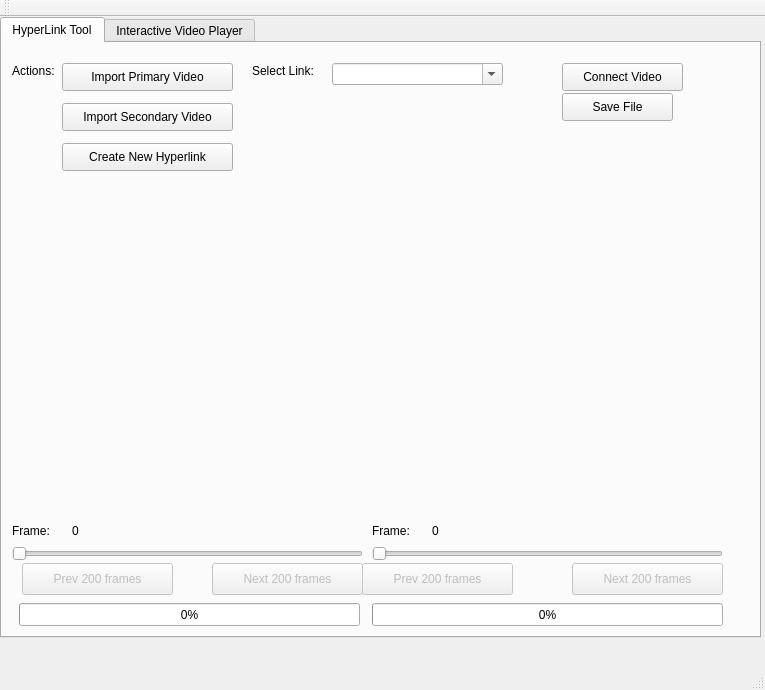
<?xml version="1.0" encoding="UTF-8"?>
<ui version="4.0">
 <class>MainWindow</class>
 <widget class="QMainWindow" name="MainWindow">
  <property name="geometry">
   <rect>
    <x>0</x>
    <y>0</y>
    <width>765</width>
    <height>690</height>
   </rect>
  </property>
  <property name="windowTitle">
   <string>MainWindow</string>
  </property>
  <widget class="QWidget" name="centralWidget">
   <widget class="QTabWidget" name="tabWidget">
    <property name="geometry">
     <rect>
      <x>0</x>
      <y>0</y>
      <width>761</width>
      <height>621</height>
     </rect>
    </property>
    <property name="currentIndex">
     <number>0</number>
    </property>
    <widget class="QWidget" name="tab">
     <attribute name="title">
      <string>HyperLink Tool</string>
     </attribute>
     <widget class="QPushButton" name="importPrimaryButton">
      <property name="geometry">
       <rect>
        <x>60</x>
        <y>20</y>
        <width>171</width>
        <height>28</height>
       </rect>
      </property>
      <property name="text">
       <string>Import Primary Video</string>
      </property>
     </widget>
     <widget class="QLabel" name="label">
      <property name="geometry">
       <rect>
        <x>10</x>
        <y>20</y>
        <width>55</width>
        <height>16</height>
       </rect>
      </property>
      <property name="text">
       <string>Actions: </string>
      </property>
     </widget>
     <widget class="QPushButton" name="importSecondaryButton">
      <property name="geometry">
       <rect>
        <x>60</x>
        <y>60</y>
        <width>171</width>
        <height>28</height>
       </rect>
      </property>
      <property name="text">
       <string>Import Secondary Video</string>
      </property>
     </widget>
     <widget class="QPushButton" name="createNewHyperLink">
      <property name="geometry">
       <rect>
        <x>60</x>
        <y>100</y>
        <width>171</width>
        <height>28</height>
       </rect>
      </property>
      <property name="text">
       <string>Create New Hyperlink</string>
      </property>
     </widget>
     <widget class="QLabel" name="label_2">
      <property name="geometry">
       <rect>
        <x>250</x>
        <y>20</y>
        <width>101</width>
        <height>16</height>
       </rect>
      </property>
      <property name="text">
       <string>Select Link:</string>
      </property>
     </widget>
     <widget class="QComboBox" name="selectLinks">
      <property name="geometry">
       <rect>
        <x>330</x>
        <y>20</y>
        <width>171</width>
        <height>22</height>
       </rect>
      </property>
      <property name="editable">
       <bool>true</bool>
      </property>
      <property name="insertPolicy">
       <enum>QComboBox::NoInsert</enum>
      </property>
     </widget>
     <widget class="QPushButton" name="connectVideo">
      <property name="geometry">
       <rect>
        <x>560</x>
        <y>20</y>
        <width>121</width>
        <height>28</height>
       </rect>
      </property>
      <property name="text">
       <string>Connect Video</string>
      </property>
     </widget>
     <widget class="QPushButton" name="saveFile">
      <property name="geometry">
       <rect>
        <x>560</x>
        <y>50</y>
        <width>111</width>
        <height>28</height>
       </rect>
      </property>
      <property name="text">
       <string>Save File</string>
      </property>
     </widget>
     <widget class="QSlider" name="horizontalSliderLeft">
      <property name="geometry">
       <rect>
        <x>10</x>
        <y>500</y>
        <width>351</width>
        <height>22</height>
       </rect>
      </property>
      <property name="minimum">
       <number>0</number>
      </property>
      <property name="maximum">
       <number>8999</number>
      </property>
      <property name="orientation">
       <enum>Qt::Horizontal</enum>
      </property>
     </widget>
     <widget class="QLabel" name="frameLabelLeft">
      <property name="geometry">
       <rect>
        <x>10</x>
        <y>480</y>
        <width>55</width>
        <height>16</height>
       </rect>
      </property>
      <property name="text">
       <string>Frame:</string>
      </property>
     </widget>
     <widget class="QLabel" name="frameLabelRight">
      <property name="geometry">
       <rect>
        <x>370</x>
        <y>480</y>
        <width>55</width>
        <height>16</height>
       </rect>
      </property>
      <property name="text">
       <string>Frame: </string>
      </property>
     </widget>
     <widget class="QLabel" name="frameCountLeft">
      <property name="geometry">
       <rect>
        <x>70</x>
        <y>480</y>
        <width>55</width>
        <height>16</height>
       </rect>
      </property>
      <property name="text">
       <string>0</string>
      </property>
     </widget>
     <widget class="QLabel" name="frameCountRight">
      <property name="geometry">
       <rect>
        <x>430</x>
        <y>480</y>
        <width>55</width>
        <height>16</height>
       </rect>
      </property>
      <property name="text">
       <string>0</string>
      </property>
     </widget>
     <widget class="QPushButton" name="primaryPrevFramesButton">
      <property name="enabled">
       <bool>false</bool>
      </property>
      <property name="geometry">
       <rect>
        <x>20</x>
        <y>520</y>
        <width>151</width>
        <height>32</height>
       </rect>
      </property>
      <property name="text">
       <string>Prev 200 frames</string>
      </property>
     </widget>
     <widget class="QPushButton" name="primaryNextFramesButton">
      <property name="enabled">
       <bool>false</bool>
      </property>
      <property name="geometry">
       <rect>
        <x>210</x>
        <y>520</y>
        <width>151</width>
        <height>32</height>
       </rect>
      </property>
      <property name="text">
       <string>Next 200 frames</string>
      </property>
     </widget>
     <widget class="QProgressBar" name="primaryVideoProgressBar">
      <property name="geometry">
       <rect>
        <x>17</x>
        <y>560</y>
        <width>341</width>
        <height>23</height>
       </rect>
      </property>
      <property name="minimum">
       <number>0</number>
      </property>
      <property name="maximum">
       <number>8999</number>
      </property>
      <property name="value">
       <number>1</number>
      </property>
     </widget>
     <widget class="QPushButton" name="secondaryPrevFramesButton">
      <property name="enabled">
       <bool>false</bool>
      </property>
      <property name="geometry">
       <rect>
        <x>360</x>
        <y>520</y>
        <width>151</width>
        <height>32</height>
       </rect>
      </property>
      <property name="text">
       <string>Prev 200 frames</string>
      </property>
     </widget>
     <widget class="QPushButton" name="secondaryNextFramesButton">
      <property name="enabled">
       <bool>false</bool>
      </property>
      <property name="geometry">
       <rect>
        <x>570</x>
        <y>520</y>
        <width>151</width>
        <height>32</height>
       </rect>
      </property>
      <property name="text">
       <string>Next 200 frames</string>
      </property>
     </widget>
     <widget class="QProgressBar" name="secondaryVideoProgressBar">
      <property name="geometry">
       <rect>
        <x>370</x>
        <y>560</y>
        <width>351</width>
        <height>23</height>
       </rect>
      </property>
      <property name="minimum">
       <number>0</number>
      </property>
      <property name="maximum">
       <number>8999</number>
      </property>
      <property name="value">
       <number>1</number>
      </property>
     </widget>
     <widget class="QSlider" name="horizontalSliderRight">
      <property name="geometry">
       <rect>
        <x>370</x>
        <y>500</y>
        <width>351</width>
        <height>22</height>
       </rect>
      </property>
      <property name="minimum">
       <number>0</number>
      </property>
      <property name="maximum">
       <number>8999</number>
      </property>
      <property name="orientation">
       <enum>Qt::Horizontal</enum>
      </property>
     </widget>
    </widget>
    <widget class="QWidget" name="tab_2">
     <attribute name="title">
      <string>Interactive Video Player</string>
     </attribute>
     <widget class="QPushButton" name="playerPlay">
      <property name="geometry">
       <rect>
        <x>380</x>
        <y>130</y>
        <width>114</width>
        <height>32</height>
       </rect>
      </property>
      <property name="text">
       <string>Play</string>
      </property>
     </widget>
     <widget class="QPushButton" name="playerPause">
      <property name="geometry">
       <rect>
        <x>380</x>
        <y>180</y>
        <width>114</width>
        <height>32</height>
       </rect>
      </property>
      <property name="text">
       <string>Pause</string>
      </property>
     </widget>
     <widget class="QPushButton" name="playerStop">
      <property name="geometry">
       <rect>
        <x>380</x>
        <y>230</y>
        <width>114</width>
        <height>32</height>
       </rect>
      </property>
      <property name="text">
       <string>Stop</string>
      </property>
     </widget>
     <widget class="QLabel" name="label_3">
      <property name="geometry">
       <rect>
        <x>390</x>
        <y>440</y>
        <width>91</width>
        <height>16</height>
       </rect>
      </property>
      <property name="text">
       <string>Playing Frame</string>
      </property>
     </widget>
     <widget class="QLabel" name="frameCountPlayer">
      <property name="geometry">
       <rect>
        <x>490</x>
        <y>440</y>
        <width>59</width>
        <height>16</height>
       </rect>
      </property>
      <property name="text">
       <string>0</string>
      </property>
     </widget>
     <widget class="QSlider" name="sliderPlayer">
      <property name="geometry">
       <rect>
        <x>0</x>
        <y>440</y>
        <width>361</width>
        <height>22</height>
       </rect>
      </property>
      <property name="minimum">
       <number>0</number>
      </property>
      <property name="maximum">
       <number>8999</number>
      </property>
      <property name="orientation">
       <enum>Qt::Horizontal</enum>
      </property>
     </widget>
     <widget class="QProgressBar" name="playerVideoProgressBar">
      <property name="geometry">
       <rect>
        <x>10</x>
        <y>460</y>
        <width>341</width>
        <height>23</height>
       </rect>
      </property>
      <property name="minimum">
       <number>0</number>
      </property>
      <property name="maximum">
       <number>8999</number>
      </property>
      <property name="value">
       <number>1</number>
      </property>
     </widget>
    </widget>
   </widget>
  </widget>
  <widget class="QMenuBar" name="menuBar">
   <property name="geometry">
    <rect>
     <x>0</x>
     <y>0</y>
     <width>765</width>
     <height>22</height>
    </rect>
   </property>
  </widget>
  <widget class="QToolBar" name="mainToolBar">
   <attribute name="toolBarArea">
    <enum>TopToolBarArea</enum>
   </attribute>
   <attribute name="toolBarBreak">
    <bool>false</bool>
   </attribute>
  </widget>
  <widget class="QStatusBar" name="statusBar"/>
 </widget>
 <layoutdefault spacing="6" margin="11"/>
 <resources/>
 <connections/>
</ui>
